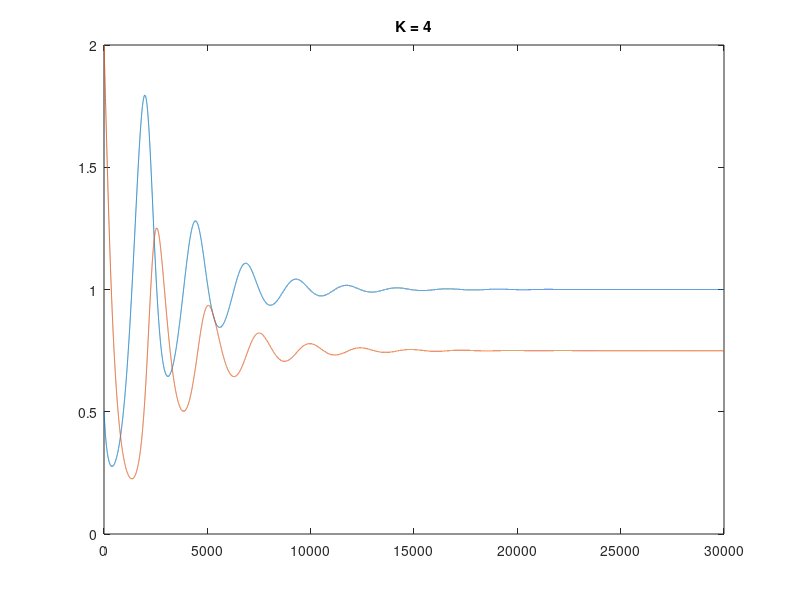
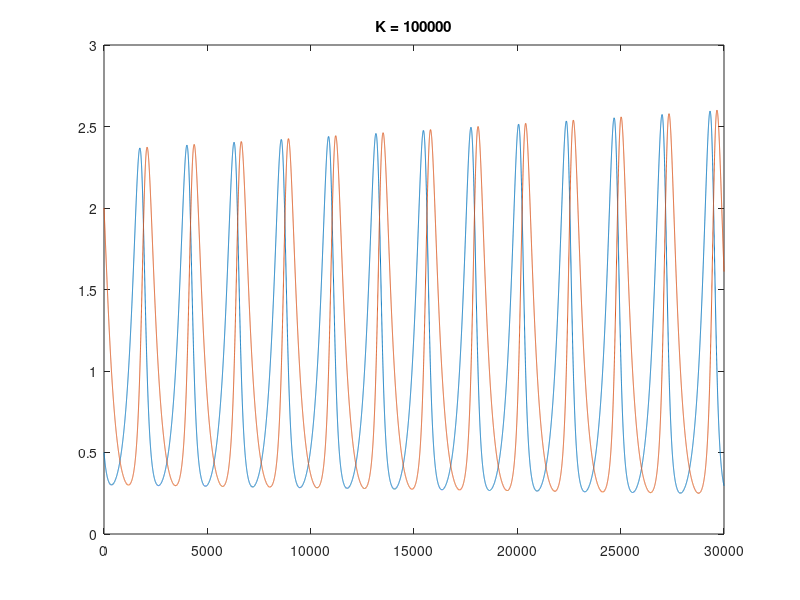
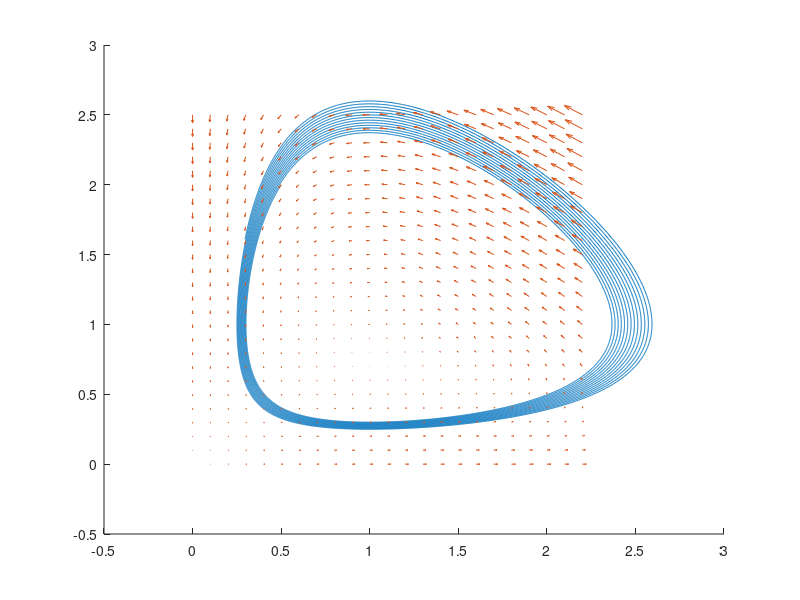

These charts were generated, in order, by the following MATLAB code:
%test
%x' = (1-x/Kx)-axy
%y' = mxy-dy

clear all
close all

m = 0.3;
r = 0.3;
b = 0.3;
a = 0.3;
y0 = [2, 0.5];
Kx = [4, 100000];
tMax = 30000; %change with dt!
t=1:tMax;
x(1)=y0(2);
y(1)=y0(1);
x=x';
dt=0.01;

%________________________
%Euler

K=Kx(1);
for i=1:tMax-1
    x(i+1)=x(i)+dt*(r*x(i)*(1-(x(i)/K))-a*x(i)*y(i));
    y(i+1)=y(i)+dt*(m*x(i)*y(i)-b*y(i));
end

figure(1)
plot(t,x);
title('K = 4');
hold on
plot(t,y);

K=Kx(2);
for i=1:tMax-1
    x(i+1)=x(i)+dt*(r*x(i)*(1-(x(i)/K))-a*x(i)*y(i));
    y(i+1)=y(i)+dt*(m*x(i)*y(i)-b*y(i));
end

figure(2)
plot(t,x);
title('K = 100000');
hold on
plot(t,y);


%________________________
%phaseplot
K=Kx(1);
A=[r*(1-1/K) a; m b]; 
figure(3)
hold on
plot(x,y)
Mix=[x' y'];

dx(1)= 0.485-0.5;
for i=2:tMax-1
    dx(i+1)=x(i+1)-x(i);
end

dy(1)= 1.97-2;
for i=2:tMax-1
    dy(i+1)=y(i+1)-y(i);
end

[X,Y] = meshgrid(0:0.1:2.25,0:0.1:2.5);
dx = r.*X.*(1-X./K) - a.*X.*Y;
dy = m.*X.*Y-b.*Y;


quiver(X,Y,dx,dy);

%________________________
%ODE